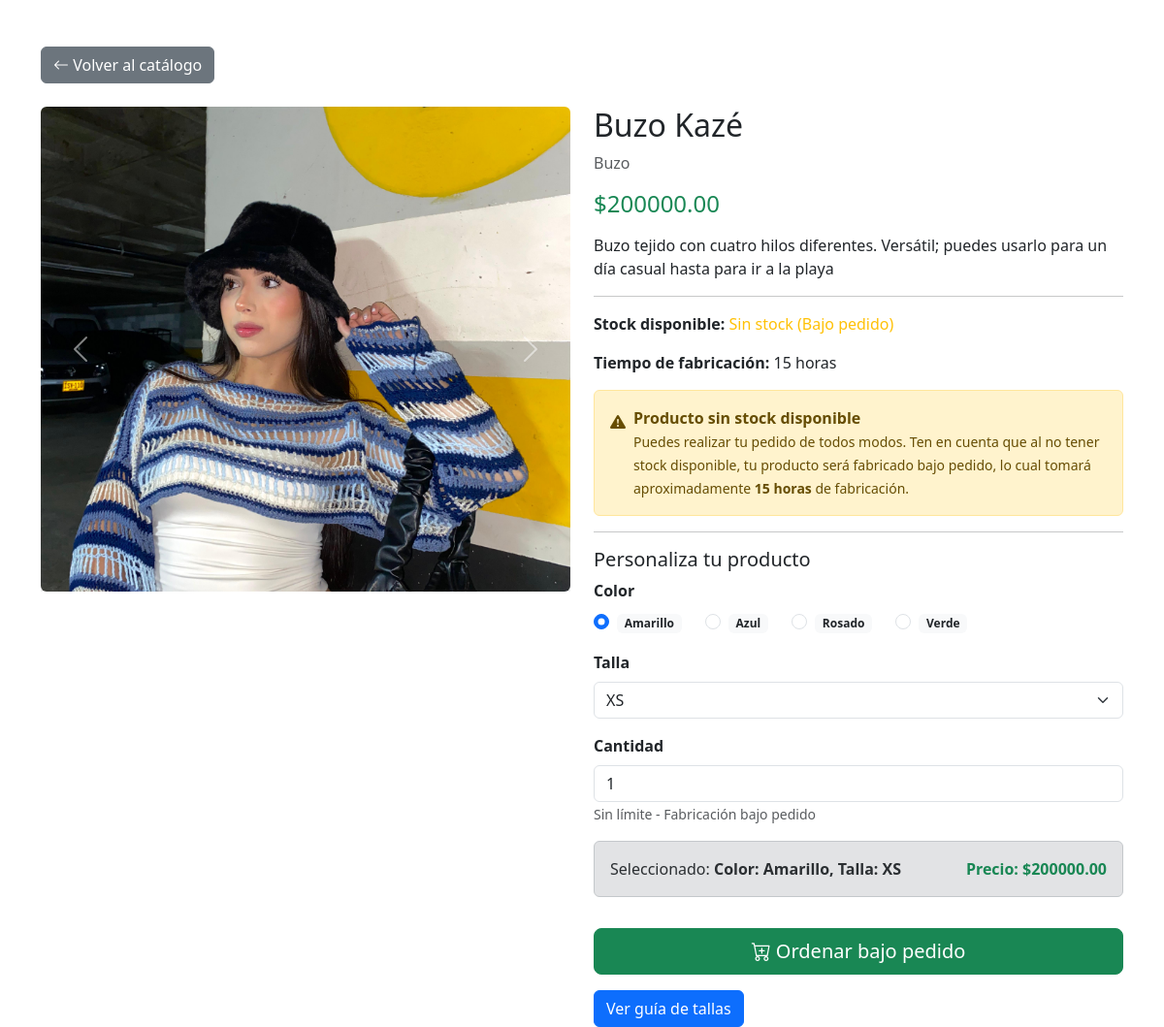
The page /producto/1/ on the database its author committed.
### crochet/models.py (models this page shows, shortened)
class ProductoImagen(models.Model):
    id_producto = models.ForeignKey(
        Producto,
        on_delete=models.CASCADE,
        verbose_name='Producto',
        related_name='imagenes'
    )
    url_imagen = models.ImageField('Imagen', upload_to='productos/')
    class Meta:
        db_table = 'producto_imagen'

class Producto(models.Model):
    CATEGORIAS = [
        ('Bikini', 'Bikini'),
        ('Top', 'Top'),
        ('Falda', 'Falda'),
        ('Buzo', 'Buzo'),
        ('Vestido', 'Vestido'),
        ('Short', 'Short'),
        ('Set', 'Set'),
        ('Accesorio', 'Accesorio'),
        ('Pantalón', 'Pantalón'),
        ('Camisa', 'Camisa'),
        ('Otro', 'Otro'),
    ]
    categoria = models.CharField('Categoría', max_length=20, choices=CATEGORIAS)
    nombre = models.CharField('Nombre', max_length=150)
    descripcion = models.TextField('Descripción')
    precio = models.DecimalField('Precio', max_digits=10, decimal_places=2, validators=[MinValueValidator(Decimal('0.00'))])
    stock = models.IntegerField('Stock', default=0, validators=[MinValueValidator(0)])
    tiempo_fabricacion = models.IntegerField('Tiempo de Fabricación (horas)', validators=[MinValueValidator(0)])
    activo = models.BooleanField('Activo', default=True)
    guia_fabricacion = models.FileField(upload_to='guias/fabricacion/', blank=True, null=True)
    guia_tallas = models.ImageField(upload_to='guias/tallas/', blank=True, null=True)
    class Meta:
        db_table = 'producto'

class ProductoColor(models.Model):
    id_producto = models.ForeignKey(
        Producto,
        on_delete=models.CASCADE,
        verbose_name='Producto',
        related_name='colores'
    )
    id_color_general = models.ForeignKey(
        ColorGeneral,
        on_delete=models.PROTECT,
        verbose_name='Color',
        related_name='productos_color'
    )
    disponible = models.BooleanField('Disponible', default=True)
    class Meta:
        db_table = 'producto_color'

class ColorGeneral(models.Model):
    nombre = models.CharField('Nombre del Color', max_length=50, unique=True)
    class Meta:
        db_table = 'color_general'

### crochet/views.py (the view)
# urls.py: path('producto/<int:producto_id>/', crochetViews.producto_detalle, name='producto_detalle'),
def producto_detalle(request, producto_id):
    producto = get_object_or_404(
        Producto.objects.prefetch_related(
            'colores__id_color_general',
            'imagenes'
        ),
        id=producto_id,
        activo=True
    )
    colores_disponibles = producto.colores.filter(disponible=True).select_related('id_color_general')
    tallas = [codigo for codigo, _ in PedidoDetalle.TALLA]
    return render(request, 'producto_detalle.html', {
        'producto': producto,
        'colores_disponibles': colores_disponibles,
        'tallas': tallas,
    })

### crochet/templates/producto_detalle.html (shortened to what this page needs)
<!DOCTYPE html>
<html lang="es">
<head>
    <link href="https://cdn.jsdelivr.net/npm/bootstrap@5.3.2/dist/css/bootstrap.min.css" rel="stylesheet">
    <link href="https://cdn.jsdelivr.net/npm/bootstrap-icons@1.11.1/font/bootstrap-icons.css" rel="stylesheet">
</head>
<body>
<div class="container mt-5">
    <div class="d-flex justify-content-between align-items-center mb-4">
        <a href="/" class="btn btn-secondary">
            <i class="bi bi-arrow-left"></i> Volver al catálogo
        </a>
    </div>
    <div class="row">
        <div class="col-md-6">
            <div id="carouselProducto" class="carousel slide" data-bs-ride="carousel">
                <div class="carousel-inner">
                    {% for img in producto.imagenes.all %}
                        <div class="carousel-item {% if forloop.first %}active{% endif %}">
                            <img src="{{ img.url_imagen.url }}"
                                 class="d-block w-100 rounded shadow"
                                 style="max-height:500px; object-fit:cover;">
                        </div>
                    {% empty %}
                        <div class="carousel-item active">
                            <div class="bg-light p-5 text-center">
                                Sin imágenes
                            </div>
                        </div>
                    {% endfor %}
                </div>
                {% if producto.imagenes.count > 1 %}
                <button class="carousel-control-prev" type="button"
                        data-bs-target="#carouselProducto"
                        data-bs-slide="prev">
                    <span class="carousel-control-prev-icon"></span>
                </button>
                <button class="carousel-control-next" type="button"
                        data-bs-target="#carouselProducto"
                        data-bs-slide="next">
                    <span class="carousel-control-next-icon"></span>
                </button>
                {% endif %}
            </div>
        </div>
        <div class="col-md-6">
            <h2>{{ producto.nombre }}</h2>
            <p class="text-muted">{{ producto.categoria }}</p>
            <h4 class="text-success mb-3">${{ producto.precio }}</h4>
            <p>{{ producto.descripcion }}</p>
            <hr>
            <p><strong>Stock disponible:</strong>
                {% if producto.stock > 0 %}
                    <span class="text-success">{{ producto.stock }} unidades</span>
                {% else %}
                    <span class="text-warning">Sin stock (Bajo pedido)</span>
                {% endif %}
            </p>
            <p><strong>Tiempo de fabricación:</strong>
                {{ producto.tiempo_fabricacion }} horas
            </p>
            {% if producto.stock <= 0 %}
            <div class="alert alert-warning d-flex align-items-start" role="alert">
                <i class="bi bi-exclamation-triangle-fill me-2 mt-1"></i>
                <div>
                    <strong>Producto sin stock disponible</strong><br>
                    <small>
                        Puedes realizar tu pedido de todos modos. Ten en cuenta que al no tener stock disponible,
                        tu producto será fabricado bajo pedido, lo cual tomará aproximadamente
                        <strong>{{ producto.tiempo_fabricacion }} horas</strong> de fabricación.
                    </small>
                </div>
            </div>
            {% endif %}
            <hr>
            <div class="mt-3">
                <h5>Personaliza tu producto</h5>
                <form method="POST" action="{% url 'add_to_cart' producto.id %}" id="formCarrito">
                    <div class="mb-3">
                        <label class="form-label"><strong>Color</strong></label>
                        <div class="d-flex flex-wrap gap-2">
                            {% for pc in colores_disponibles %}
                                <div class="form-check form-check-inline">
                                    <input class="form-check-input" type="radio"
                                           name="color"
                                           id="color_{{ pc.id }}"
                                           value="{{ pc.id }}"
                                           {% if forloop.first %}checked{% endif %}
                                           required>
                                    <label class="form-check-label badge bg-light text-dark" for="color_{{ pc.id }}">
                                        {{ pc.id_color_general.nombre }}
                                    </label>
                                </div>
                            {% empty %}
                                <span class="text-muted">Sin colores disponibles</span>
                            {% endfor %}
                        </div>
                    </div>
                    <div class="mb-3">
                        <label for="talla" class="form-label"><strong>Talla</strong></label>
                        <select id="talla" name="talla" class="form-select" required>
                            {% for talla in tallas %}
                                <option value="{{ talla }}">{{ talla }}</option>
                            {% endfor %}
                        </select>
                    </div>
                    <div class="mb-3">
                        <label for="cantidad" class="form-label"><strong>Cantidad</strong></label>
                        <input type="number"
                               id="cantidad"
                               name="cantidad"
                               class="form-control"
                               value="1"
                               min="1"
                               required>
                        {% if producto.stock <= 0 %}
                        <small class="text-muted">Sin límite - Fabricación bajo pedido</small>
                        {% endif %}
                    </div>
                    <div class="alert alert-secondary d-flex justify-content-between align-items-center">
                        <span>Seleccionado: <strong id="resumenSeleccion"></strong></span>
                        <span class="text-success fw-bold">Precio: ${{ producto.precio }}</span>
                    </div>
                    <button type="submit" class="btn btn-success btn-lg w-100 mt-3">
                        <i class="bi bi-cart-plus"></i>
                        {% if producto.stock <= 0 %}
                            Ordenar bajo pedido
                        {% else %}
                            Añadir al carrito
                        {% endif %}
                    </button>
                </form>
            </div>
            {% if producto.guia_tallas %}
            <button type="button"
                    class="btn btn-primary mt-3"
                    data-bs-toggle="modal"
                    data-bs-target="#guiaTallasModal">
                Ver guía de tallas
            </button>
            {% endif %}
        </div>
    </div>
</div>
</body>
</html>

### rows shown on the page
ProductoImagen: url_imagen (picture)
Producto: nombre "Buzo Kazé", categoria "Buzo", precio "200000.00", descripcion "Buzo tejido con cuatro hilos diferentes. Versátil; puedes usarlo para un día casual hasta para ir a la playa", tiempo_fabricacion "15", cantidad "1"
ProductoColor: id_color_general.nombre "Amarillo"
ProductoColor: id_color_general.nombre "Azul"
ProductoColor: id_color_general.nombre "Rosado"
ProductoColor: id_color_general.nombre "Verde"

### other values the page prints
form field talla "XS"
